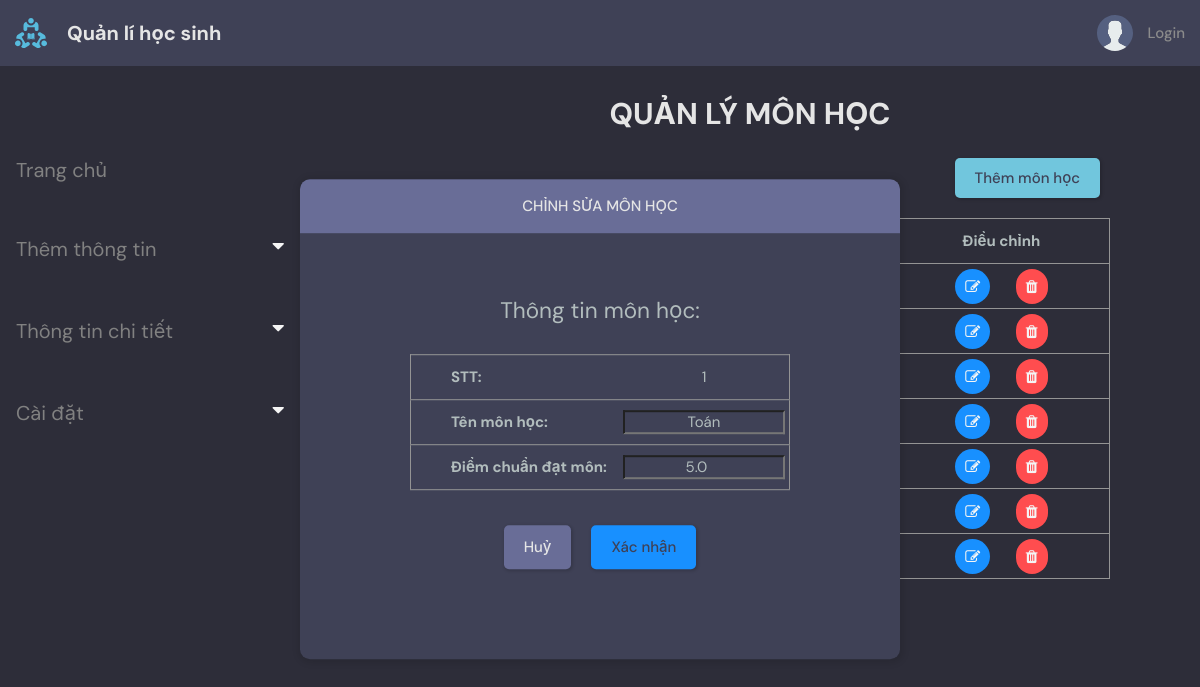
Screenshot of /subject_setting/update/1 with the database file from the repository.
### base/models.py (models this page shows, shortened)
class Subject(models.Model):
   name = models.CharField(max_length=200)
   DIEMCHUAN = models.FloatField(null=False, default=5, validators=[MinValueValidator(0), MaxValueValidator(10)])

### base/views.py (the view, shortened to what this page needs)
def subject_setting_update(request, pk):
    form = SubjectForm()
    subject = Subject.objects.get(id=pk)
    subjectList = Subject.objects.all().values()
    context = {
        'form':form,
        'subject':subject,
        'subjectList':subjectList,
        }
    return render(request, 'base/subject_setting_update.html',context)

### base/form.py
class SubjectForm(ModelForm):
    class Meta:
        model = Subject
        fields = '__all__'

### base/templates/base/subject_setting_update.html (shortened to what this page needs)
{% extends 'main.html' %}
{% block content %}
<main class="layout">
    <div class="container">
        {% include 'base/topics_component.html' %}
        <div class = "roomList">
            <h1 class="label">Quản lý môn học</h3>
            <div>
                <div class="row">
                    <button id="addSubject" class="btn btn-outline-primary col-lg-11 btn--main" onclick="addSubjectForm();" disabled>Thêm môn học</button>
                </div>
                <table id="table" class="table table-sm" style="pointer-events: none;">
                    <tr>
                        <th style="width:10%">STT</th>
                        <th style="width:30%">Tên môn học</th>
                        <th style="width:30%">Điểm chuẩn đạt môn</th>
                        <th style="width:30%">Điều chỉnh</th>
                    </tr>
                    {% for x in subjectList %}
                    <tr>
                        <td>{{ x.id }}</td>
                        <td>{{ x.TENMONHOC }}</td>
                        <td>{{ x.DIEMCHUAN }}</td>
                        <td>
                            <button class="modifyBtn"> <i class="fa fa-edit"> </i> </button>
                            <button class="deleteBtn"> <i class="fa fa-trash"> </i> </button>
                        </td>
                    </tr>
                    {% endfor %}
                </table>
            </div>
            <br>
        </div>
    </div>
    <div class="layout__box form-popup">
        <div class="layout__boxHeader" style="justify-content: center;">
            <div class="layout__boxTitle">
                <h3>Chỉnh sửa môn học</h3>
            </div>
        </div>
        <div class="layout__body" style="display: flex; justify-content: center; flex-direction: column; padding:30px;">
            <div style="text-align: center; font-size: 1.5em;">Thông tin môn học:</div>
                <form action="" method="post">
                    <div class="update_container">
                            <table class="table">
                                <tr>
                                    <td class="update_table_header" style="width: 55%;">STT:</td>
                                    <td>{{ subject.id }}</td>
                                </tr>
                                <tr>
                                    <td class="update_table_header" style="width: 55%;">Tên môn học:</td>
                                    <td style="justify-content: center;"><input class="updateField" name="TENMONHOC" type="text" value="{{ subject.name }}"></td>
                                </tr>
                                <tr>
                                    <td class="update_table_header" style="width: 55%;">Điểm chuẩn đạt môn:</td>
                                    <td style="justify-content: center;"><input class="updateField" name="DIEMCHUAN" type="number" value="{{ subject.DIEMCHUAN }}"></td>
                                </tr>
                            </table>
                    </div>
                    <div style="display: flex; justify-content: center;">
                            <a class="btn btn--dark" href="/subject_setting/">Huỷ</a>
                            <button class="btn btn--main" style="background-color:#1890FF !important;" type="submit">Xác nhận</button>
                    </div>
                </form>
        </div>
    </div>
</main>
{% endblock content %}

### static/styles/style.css (style rules this page uses)
:root { --color-main: #71c6dd; --color-main-light: #e1f6fb; --color-dark: #3f4156; --color-dark-medium: #51546e; --color-dark-light: #696d97; --color-light: #e5e5e5; --color-gray: #8b8b8b; --color-light-gray: #b2bdbd; --color-bg: #2d2d39; --color-success: #5dd693; --color-error: #fc4b0b; }
* { font-family: "DM Sans", -apple-system, BlinkMacSystemFont, "Segoe UI", Roboto, Oxygen, Ubuntu, Cantarell, "Open Sans", "Helvetica Neue", sans-serif; margin: 0; padding: 0; box-sizing: border-box; text-rendering: optimizeLegibility; font-size: inherit; }
html { font-size: 56.25%; }
@media only screen and (min-width: 1200px) { html { font-size: 62.5%; } }
body { line-height: 1.6; font-weight: 400; font-size: 1.5rem; color: var(--color-light-gray); background-color: var(--color-bg); min-height: 100vh; }
a { display: inline-block; color: var(--color-main); text-decoration: none; }
.container { max-width: 120rem; width: 100%; margin: auto; }
.btn { background-color: transparent; border: none; display: inline-flex; align-items: center; gap: 1rem; cursor: pointer; transition: all ease-in-out 0.3s; padding: 1rem 2rem; border-radius: 5px; box-shadow: 1px 1px 3px 1px rgba(0, 0, 0, 0.15); font-weight: 500; }
.btn--main { background-color: var(--color-main); color: var(--color-dark); }
.btn--dark { background-color: var(--color-dark-light); color: var(--color-light); }
.layout { margin-top: 2.4rem; }
.layout > .container { display: flex; justify-content: space-between; align-items: flex-start; }
.layout__box { width: 90%; width: 60rem; height: 48rem; position: absolute; top: 50%; left: 50%; transform: translate(-50%, -46%); background-color: var(--color-dark); border-radius: 1rem; box-shadow: 1px 1px 6px 3px rgba(0, 0, 0, 0.1); overflow: hidden; }
table, td, th { border: 0px solid black; }
th,td { padding-top: 0px; padding-bottom: 0px; padding-left: 0px; padding-right: 0px; text-align: center; }
.layout__boxHeader { display: flex; padding: 1.5rem; background-color: var(--color-dark-light); }
.layout__boxTitle { display: flex; gap: 1.5rem; align-items: center; }
.layout__boxTitle h3 { text-transform: uppercase; font-weight: 500; color: var(--color-light); }
.layout__body { margin: 3rem; }

### base/templates/base/subject_setting_update.html (style rules this page uses)
.table { border:1px solid rgb(148, 148, 148); width:100%; border-collapse: collapse; }
h1.label { font-weight: 700; font-size: 2em; color: var(--color-light); text-align: center; text-transform:uppercase; }
.roomList { width:60%; }
tr { height:45px; border-bottom:1px solid rgb(148, 148, 148); position: relative; }
th, td { text-align: center; }
.btn { margin: 10px; background-color: var(--color-main); color: var(--color-dark); }
.row { display: flex; justify-content: flex-end; margin: 10px 0px; }
.modifyBtn { background-color: #1890FF; margin: auto; padding: 10px; border-radius: 20px; border: none; margin-right: 10%; }
.deleteBtn { background-color: #FF4D4F; padding: 10px; border-radius: 20px; border: none; margin: auto; }
i { color: whitesmoke; font-size: 20px; }
.form-popup { display: auto; justify-content: center; }
.update_container { display: flex; flex-wrap: wrap; padding: 25px 50px; }
.update_table_header { text-align: left; padding-left: 40px; width: 50%; font-weight: bold; }
.updateField { background-color: var(--color-dark); color:var(--color-light-gray); height: 100%; width: 95%; text-align: center; }

### rows the page displays
Subject: id "1", TENMONHOC "Toán", DIEMCHUAN "5.0"
